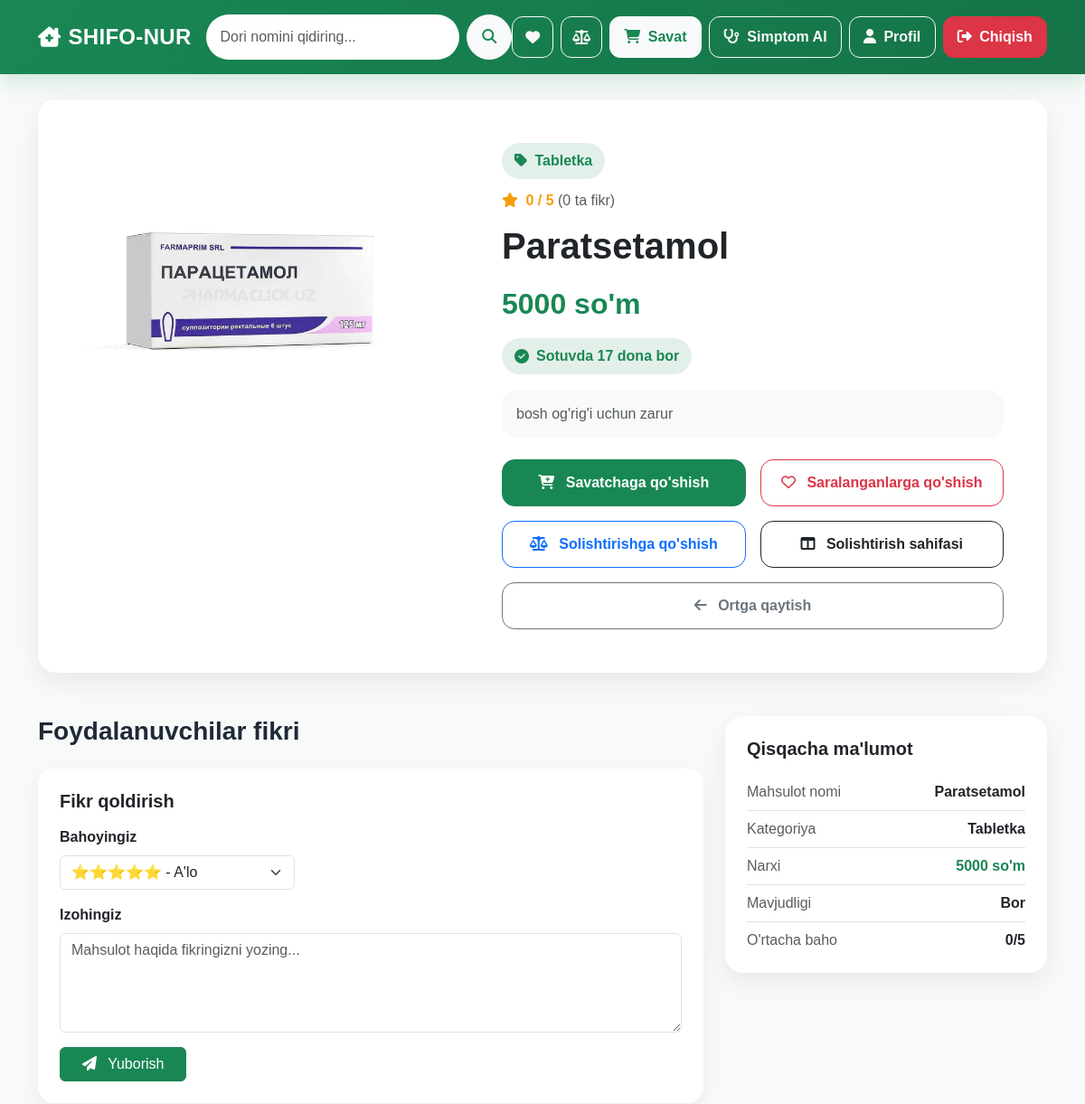
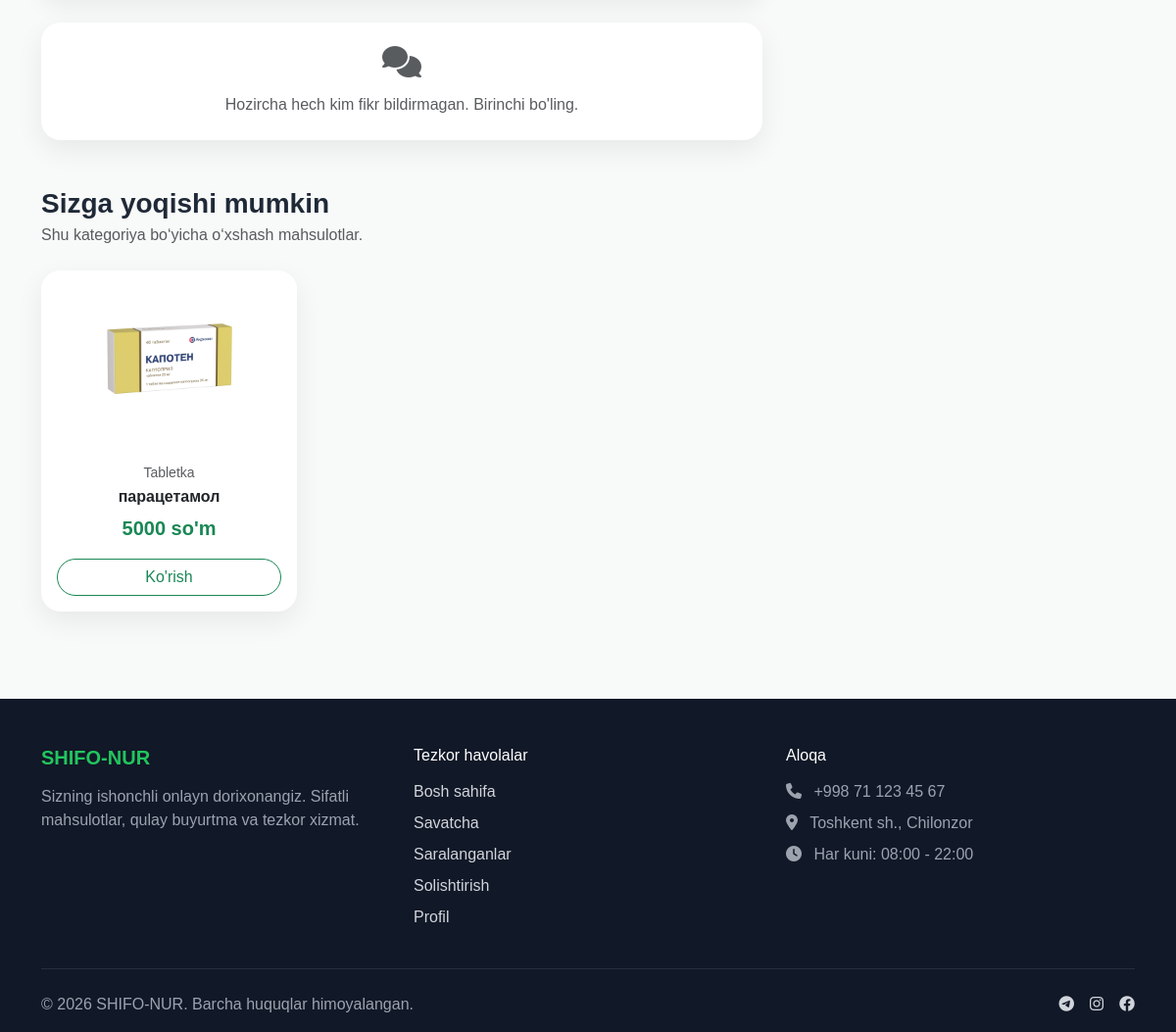
Page /product/2/ (signed in) on the committed database (2 pictures, top to bottom).
### asosiy/models.py (models this page shows, shortened)
class Mahsulot(models.Model):
    kategoriya = models.ForeignKey(
        Kategoriya,
        on_delete=models.CASCADE,
        related_name="mahsulotlar",
        null=True,
        blank=True
    )
    nomi = models.CharField(max_length=200)
    slug = models.SlugField(max_length=220, blank=True)
    narxi = models.PositiveIntegerField(validators=[MinValueValidator(1000)])
    tavsif = models.TextField(blank=True)
    rasm = models.ImageField(upload_to="dorilar/")
    mavjud_soni = models.PositiveIntegerField(default=100)
    is_active = models.BooleanField(default=True)
    created_at = models.DateTimeField(auto_now_add=True)
    updated_at = models.DateTimeField(auto_now=True)
    class Meta:
        verbose_name = "Mahsulot"
        verbose_name_plural = "Mahsulotlar"
        ordering = ["-created_at"]

class Kategoriya(models.Model):
    nomi = models.CharField(max_length=100, unique=True)
    slug = models.SlugField(max_length=120, blank=True)
    class Meta:
        verbose_name = "Kategoriya"
        verbose_name_plural = "Kategoriyalar"
        ordering = ["nomi"]

### asosiy/views.py (the view, shortened to what this page needs)
# urls.py: path('product/<int:id>/', views.product_detail, name='product_detail'),
def product_detail(request, id):
    dori = get_object_or_404(
        Mahsulot.objects.select_related("kategoriya"),
        id=id,
        is_active=True
    )
    izohlar = dori.izohlar.select_related("foydalanuvchi").all().order_by("-sana")
    izohlar_soni = izohlar.count()
    baho_jami = sum(i.baho for i in izohlar)
    ortacha_baho = round(baho_jami / izohlar_soni, 1) if izohlar_soni else 0
    oxshash_dorilar = (
        Mahsulot.objects.filter(
            kategoriya=dori.kategoriya,
            is_active=True
        )
        .exclude(id=dori.id)[:4]
    )
    saralanganmi = False
    if request.user.is_authenticated:
        saralanganmi = Saralangan.objects.filter(
            foydalanuvchi=request.user,
            mahsulot=dori
        ).exists()
    context = {
        "dori": dori,
        "izohlar": izohlar,
        "izohlar_soni": izohlar_soni,
        "ortacha_baho": ortacha_baho,
        "oxshash_dorilar": oxshash_dorilar,
        "saralanganmi": saralanganmi,
    }
    return render(request, "detail.html", context)

### asosiy/context_processors.py (called while the page is built)
def global_data(request):
    savat_soni = 0
    compare_soni = 0
    if request.user.is_authenticated:
        savat_soni = Savatcha.objects.filter(foydalanuvchi=request.user).count()
    compare_list = request.session.get("compare_list", [])
    compare_soni = len(compare_list)
    return {
        "savat_soni": savat_soni,
        "compare_soni": compare_soni,
    }

### asosiy/templates/detail.html (shortened to what this page needs)
{% extends 'base.html' %}
{% block content %}
<div class="card detail-card mb-5">
    <div class="row g-0">
        <div class="col-lg-5">
            <div class="product-image-box">
                {% if dori.rasm %}
                    <img src="{{ dori.rasm.url }}" alt="{{ dori.nomi }}">
                {% else %}
                    <div class="text-center text-muted">
                        <i class="fas fa-image fa-4x mb-3"></i>
                        <div>Rasm mavjud emas</div>
                    </div>
                {% endif %}
            </div>
        </div>
        <div class="col-lg-7">
            <div class="card-body p-4 p-md-5">
                {% if dori.kategoriya %}
                    <span class="product-category-badge">
                        <i class="fas fa-tag me-1"></i> {{ dori.kategoriya.nomi }}
                    </span>
                {% endif %}
                <div class="rating-box">
                    <i class="fas fa-star me-1"></i>
                    {{ ortacha_baho }} / 5
                    <span class="text-muted fw-normal">({{ izohlar_soni }} ta fikr)</span>
                </div>
                <h1 class="fw-bold mb-3">{{ dori.nomi }}</h1>
                <div class="product-price">
                    {{ dori.narxi }} so'm
                </div>
                {% if dori.mavjud_soni > 0 %}
                    {% if dori.mavjud_soni <= 5 %}
                        <div class="stock-box stock-low">
                            <i class="fas fa-fire"></i>
                            Kam qoldi: {{ dori.mavjud_soni }} dona
                        </div>
                    {% else %}
                        <div class="stock-box stock-available">
                            <i class="fas fa-check-circle"></i>
                            Sotuvda {{ dori.mavjud_soni }} dona bor
                        </div>
                    {% endif %}
                {% else %}
                    <div class="stock-box stock-unavailable">
                        <i class="fas fa-times-circle"></i>
                        Hozircha sotuvda mavjud emas
                    </div>
                {% endif %}
                <div class="info-box mb-4">
                    <p class="text-muted mb-0">
                        {% if dori.tavsif %}
                            {{ dori.tavsif }}
                        {% else %}
                            Ushbu mahsulot uchun batafsil tavsif hali kiritilmagan.
                        {% endif %}
                    </p>
                </div>
                <div class="row g-3 detail-actions">
                    <div class="col-md-6">
                        {% if dori.mavjud_soni > 0 %}
                            <a href="{% url 'add_cart' dori.id %}" class="btn btn-success w-100">
                                <i class="fas fa-cart-plus me-2"></i> Savatchaga qo'shish
                            </a>
                        {% else %}
                            <button class="btn btn-secondary w-100" disabled>
                                <i class="fas fa-ban me-2"></i> Vaqtinchalik yo'q
                            </button>
                        {% endif %}
                    </div>
                    <div class="col-md-6">
                        <a href="{% url 'toggle_wishlist' dori.id %}"
                           class="btn {% if saralanganmi %}btn-danger{% else %}btn-outline-danger{% endif %} w-100 wishlist-detail-btn">
                            <i class="{% if saralanganmi %}fas{% else %}far{% endif %} fa-heart me-2"></i>
                            {% if saralanganmi %}Saralanganlarda{% else %}Saralanganlarga qo'shish{% endif %}
                        </a>
                    </div>
                    <div class="col-md-6">
                        <a href="{% url 'add_to_compare' dori.id %}" class="btn btn-outline-primary w-100">
                            <i class="fas fa-scale-balanced me-2"></i> Solishtirishga qo'shish
                        </a>
                    </div>
                    <div class="col-md-6">
                        <a href="{% url 'compare_products' %}" class="btn btn-outline-dark w-100">
                            <i class="fas fa-table-columns me-2"></i> Solishtirish sahifasi
                        </a>
                    </div>
                    <div class="col-12">
                        <a href="{% url 'home' %}" class="btn btn-outline-secondary w-100">
                            <i class="fas fa-arrow-left me-2"></i> Ortga qaytish
                        </a>
                    </div>
                </div>
            </div>
        </div>
    </div>
</div>
<div class="row g-4 mb-5">
    <div class="col-lg-8">
        <h3 class="section-title mb-4">Foydalanuvchilar fikri</h3>
        {% if user.is_authenticated %}
            <div class="card review-form-card mb-4">
                <div class="card-body p-4">
                    <h5 class="fw-bold mb-3">Fikr qoldirish</h5>
                    <form method="post">
                        <div class="mb-3">
                            <label class="form-label fw-semibold">Bahoyingiz</label>
                            <select name="baho" class="form-select" style="max-width: 260px;">
                                <option value="5">⭐⭐⭐⭐⭐ - A'lo</option>
                            </select>
                        </div>
                        <div class="mb-3">
                            <label class="form-label fw-semibold">Izohingiz</label>
                            <textarea name="izoh_matni"
                                      class="form-control"
                                      rows="4"
                                      placeholder="Mahsulot haqida fikringizni yozing..."
                                      required></textarea>
                        </div>
                        <button class="btn btn-success px-4">
                            <i class="fas fa-paper-plane me-2"></i> Yuborish
                        </button>
                    </form>
                </div>
            </div>
        {% else %}
            <div class="alert alert-warning rounded-4 shadow-sm">
                Fikr qoldirish uchun <a href="{% url 'login' %}" class="fw-semibold">tizimga kiring</a>.
            </div>
        {% endif %}
        {% for izoh in izohlar %}
            <div class="card review-card mb-3">
                <div class="card-body p-4">
                    <div class="d-flex justify-content-between align-items-start flex-wrap gap-2">
                        <div>
                            <div class="review-user">
                                <i class="fas fa-user-circle me-2 text-success"></i>{{ izoh.foydalanuvchi.username }}
                            </div>
                            <div class="review-stars mt-1">
                                {% if izoh.baho == 5 %}⭐⭐⭐⭐⭐{% elif izoh.baho == 4 %}⭐⭐⭐⭐{% elif izoh.baho == 3 %}⭐⭐⭐{% elif izoh.baho == 2 %}⭐⭐{% else %}⭐{% endif %}
                            </div>
                        </div>
                        <small class="text-muted">{{ izoh.sana|date:"d.m.Y H:i" }}</small>
                    </div>
                    <p class="mb-0 mt-3 text-muted">
                        {{ izoh.matn }}
                    </p>
                </div>
            </div>
        {% empty %}
            <div class="card review-card">
                <div class="card-body p-4 text-center text-muted">
                    <i class="fas fa-comments fa-2x mb-3"></i>
                    <p class="mb-0">Hozircha hech kim fikr bildirmagan. Birinchi bo'ling.</p>
                </div>
            </div>
        {% endfor %}
    </div>
    <div class="col-lg-4">
        <div class="card review-card">
            <div class="card-body p-4">
                <h5 class="fw-bold mb-3">Qisqacha ma'lumot</h5>
                <div class="d-flex justify-content-between border-bottom py-2">
                    <span class="text-muted">Mahsulot nomi</span>
                    <span class="fw-semibold text-end">{{ dori.nomi }}</span>
                </div>
                <div class="d-flex justify-content-between border-bottom py-2">
                    <span class="text-muted">Kategoriya</span>
                    <span class="fw-semibold text-end">
                        {% if dori.kategoriya %}{{ dori.kategoriya.nomi }}{% else %}—{% endif %}
                    </span>
                </div>
                <div class="d-flex justify-content-between border-bottom py-2">
                    <span class="text-muted">Narxi</span>
                    <span class="fw-semibold text-success">{{ dori.narxi }} so'm</span>
                </div>
                <div class="d-flex justify-content-between border-bottom py-2">
                    <span class="text-muted">Mavjudligi</span>
                    <span class="fw-semibold">
                        {% if dori.mavjud_soni > 0 %}
                            {% if dori.mavjud_soni <= 5 %}
                                Kam qoldi
                            {% else %}
                                Bor
                            {% endif %}
                        {% else %}
                            Yo'q
                        {% endif %}
                    </span>
                </div>
                <div class="d-flex justify-content-between pt-2">
                    <span class="text-muted">O'rtacha baho</span>
                    <span class="fw-semibold">{{ ortacha_baho }}/5</span>
                </div>
            </div>
        </div>
    </div>
</div>
<div class="mb-5">
    <div class="d-flex justify-content-between align-items-center mb-4">
        <div>
            <h3 class="section-title mb-1">Sizga yoqishi mumkin</h3>
            <p class="text-muted mb-0">Shu kategoriya bo‘yicha o‘xshash mahsulotlar.</p>
        </div>
    </div>
    <div class="row g-4">
        {% for sim in oxshash_dorilar %}
            <div class="col-sm-6 col-lg-3">
                <div class="card similar-card">
                    <div class="similar-image-wrap">
                        {% if sim.rasm %}
                            <img src="{{ sim.rasm.url }}" alt="{{ sim.nomi }}">
                        {% else %}
                            <div class="text-center text-muted">
                                <i class="fas fa-image fa-2x"></i>
                            </div>
                        {% endif %}
                    </div>
                    <div class="card-body text-center d-flex flex-column">
                        <div class="small text-muted mb-1">
                            {% if sim.kategoriya %}{{ sim.kategoriya.nomi }}{% endif %}
                        </div>
                        <h6 class="fw-bold mb-2">{{ sim.nomi }}</h6>
                        <div class="text-success fw-bold fs-5 mb-3">{{ sim.narxi }} so'm</div>
                        <a href="{% url 'product_detail' sim.id %}" class="btn btn-outline-success rounded-pill mt-auto">
                            Ko'rish
                        </a>
                    </div>
                </div>
            </div>
        {% empty %}
            <div class="col-12">
                <div class="alert alert-light border text-muted rounded-4 text-center">
                    O'xshash mahsulotlar hozircha mavjud emas.
                </div>
            </div>
        {% endfor %}
    </div>
</div>
{% endblock %}

### asosiy/templates/base.html (style rules this page uses)
:root { --primary: #198754; --primary-dark: #146c43; --light-bg: #f8faf9; --card-radius: 18px; --shadow-sm: 0 6px 18px rgba(0, 0, 0, 0.06); --shadow-md: 0 10px 28px rgba(0, 0, 0, 0.10); }
html, body { height: 100%; }
body { background: var(--light-bg); font-family: Arial, Helvetica, sans-serif; color: #1f2937; min-height: 100vh; display: flex; flex-direction: column; }

### asosiy/templates/detail.html (style rules this page uses)
.detail-card, .review-card, .similar-card { border: none; border-radius: 20px; box-shadow: 0 10px 28px rgba(0, 0, 0, 0.07); overflow: hidden; }
.product-image-box { background: #fff; min-height: 430px; display: flex; align-items: center; justify-content: center; padding: 28px; }
.product-image-box img { max-width: 100%; max-height: 360px; object-fit: contain; }
.product-category-badge { background: rgba(25, 135, 84, 0.12); color: #198754; font-weight: 600; padding: 8px 14px; border-radius: 999px; display: inline-block; margin-bottom: 12px; }
.rating-box { color: #f59e0b; font-weight: 600; margin-bottom: 14px; }
.product-price { color: #198754; font-size: 2rem; font-weight: 800; margin-bottom: 14px; }
.stock-box { display: inline-flex; align-items: center; gap: 8px; padding: 8px 14px; border-radius: 999px; font-weight: 600; margin-bottom: 18px; }
.stock-available { background: rgba(25, 135, 84, 0.12); color: #198754; }
.detail-actions .btn { border-radius: 14px; padding: 13px 16px; font-weight: 600; }
.info-box { background: #f8f9fa; border-radius: 16px; padding: 14px 16px; }
.review-form-card { border: none; border-radius: 18px; box-shadow: 0 8px 22px rgba(0,0,0,0.06); }
.similar-card { transition: 0.25s ease; height: 100%; }
.similar-image-wrap { height: 180px; display: flex; align-items: center; justify-content: center; padding: 16px; background: #fff; }
.similar-image-wrap img { max-height: 140px; max-width: 100%; object-fit: contain; }
.wishlist-detail-btn { border-radius: 14px; font-weight: 600; }
.section-title { font-weight: 800; color: #1f2937; }

### rows in the picture
Mahsulot: rasm (picture), kategoriya.nomi "Tabletka", nomi "Paratsetamol", narxi "5000", mavjud_soni "17", tavsif "bosh og'rig'i uchun zarur"
Mahsulot: rasm (picture), kategoriya.nomi "Tabletka", nomi "парацетамол", narxi "5000"

### other values in the picture
{{ ortacha_baho }} "0"
{{ izohlar_soni }} "0"
